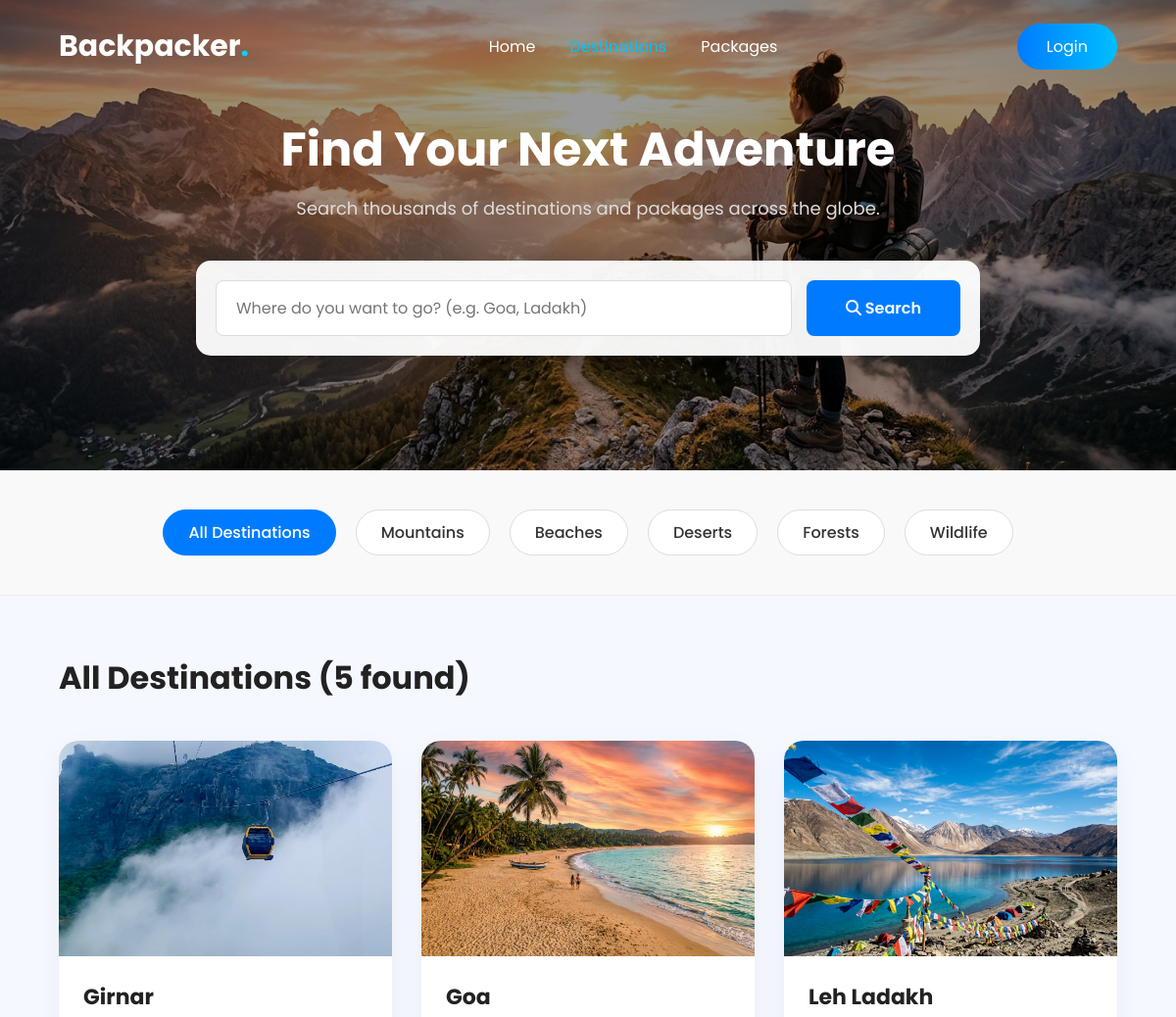
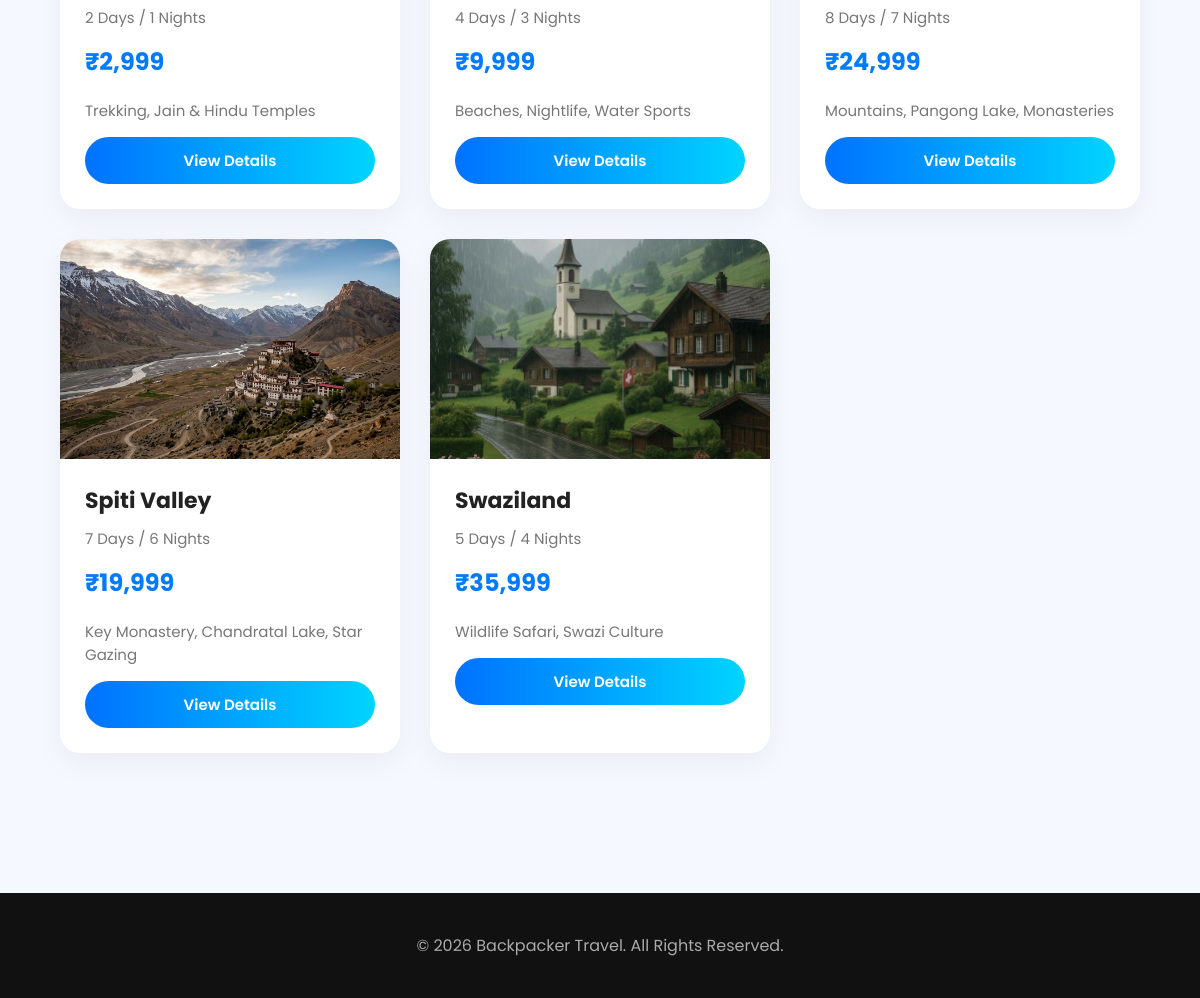
Screenshot of /search.php with the database file from the repository (2 pictures, top to bottom).
### tables this page shows
CREATE TABLE IF NOT EXISTS destinations (
    id INT AUTO_INCREMENT PRIMARY KEY,
    title VARCHAR(255) NOT NULL,
    duration VARCHAR(100),
    highlights VARCHAR(255),
    category VARCHAR(100) DEFAULT 'General',
    price DECIMAL(10,2) NOT NULL,
    image_url VARCHAR(255),
    location VARCHAR(255),
    description TEXT,
    overview TEXT,
    itinerary TEXT,
    inclusions TEXT,
    best_time VARCHAR(255),
    difficulty VARCHAR(100),
    hero_image VARCHAR(255)
);

### includes/functions.php (called while the page is built, shortened)
<?php
function clean($value): string
{
    return htmlspecialchars((string) $value, ENT_QUOTES, 'UTF-8');
}
function is_logged_in(): bool
{
    return !empty($_SESSION['user_id']);
}

### search.php (the view, shortened to what this page needs)
<?php
require_once __DIR__ . '/includes/functions.php';
require_once __DIR__ . '/includes/db.php';
$q = trim($_GET['q'] ?? '');
$category = trim($_GET['category'] ?? '');
if ($q !== '' || $category !== '') {
    $sql = 'SELECT * FROM destinations WHERE 1=1';
    $params = [];
    if ($q !== '') {
        $sql .= ' AND (title LIKE ? OR highlights LIKE ? OR category LIKE ?)';
        $params[] = '%' . $q . '%';
        $params[] = '%' . $q . '%';
        $params[] = '%' . $q . '%';
    }
    if ($category !== '') {
        $sql .= ' AND category = ?';
        $params[] = $category;
    }
    $sql .= ' ORDER BY title';
    $stmt = $pdo->prepare($sql);
    $stmt->execute($params);
} else {
    $stmt = $pdo->query('SELECT * FROM destinations ORDER BY title');
}
$destinations = $stmt->fetchAll();
?>
<!DOCTYPE html>
<html lang="en">
  <head>
    <link rel="stylesheet" href="Style.css" />
    <link rel="stylesheet" href="https://cdnjs.cloudflare.com/ajax/libs/font-awesome/6.5.2/css/all.min.css" />
  </head>
  <body>
    <header>
      <div class="container">
        <nav>
          <div class="logo">Backpacker<span>.</span></div>
          <ul class="nav-links">
            <li><a href="index.php">Home</a></li>
            <li><a href="search.php" style="color: #00c3ff;">Destinations</a></li>
            <li><a href="packages.php">Packages</a></li>
          </ul>
          <div>
            <?php if (is_logged_in()): ?>
              <a href="profile.php" class="login-btn">Profile</a>
            <?php else: ?>
              <a href="login.php" class="login-btn">Login</a>
            <?php endif; ?>
          </div>
        </nav>
      </div>
    </header>
    <section class="search-hero">
      <div class="container">
        <h1 style="color: white; font-size: 48px; margin-bottom: 10px;">Find Your Next Adventure</h1>
        <p style="color: #ddd; font-size: 18px;">Search thousands of destinations and packages across the globe.</p>
        <form class="search-box" action="search.php" method="get">
          <input type="text" class="search-input" name="q" value="<?= clean($q) ?>" placeholder="Where do you want to go? (e.g. Goa, Ladakh)">
          <button class="search-btn" type="submit"><i class="fa-solid fa-magnifying-glass"></i> Search</button>
        </form>
      </div>
    </section>
    <section class="filter-section">
      <div class="container">
        <div class="filter-tabs">
          <a href="search.php" class="filter-tab <?= $q === '' && $category === '' ? 'active' : '' ?>">All Destinations</a>
          <a href="search.php?category=Mountain" class="filter-tab <?= strtolower($category) === 'mountain' ? 'active' : '' ?>">Mountains</a>
          <a href="search.php?category=Beach" class="filter-tab <?= strtolower($category) === 'beach' ? 'active' : '' ?>">Beaches</a>
          <a href="search.php?category=Desert" class="filter-tab <?= strtolower($category) === 'desert' ? 'active' : '' ?>">Deserts</a>
          <a href="search.php?category=Forest" class="filter-tab <?= strtolower($category) === 'forest' ? 'active' : '' ?>">Forests</a>
          <a href="search.php?category=Wildlife" class="filter-tab <?= strtolower($category) === 'wildlife' ? 'active' : '' ?>">Wildlife</a>
        </div>
      </div>
    </section>
    <section class="container" style="padding: 60px 0;">
      <?php if ($q !== ''): ?>
        <h2 style="margin-bottom: 30px; font-size: 32px;">
          Search Results for "<em><?= clean($q) ?></em>" (<?= count($destinations) ?> found)
        </h2>
      <?php else: ?>
        <h2 style="margin-bottom: 30px; font-size: 32px;">All Destinations (<?= count($destinations) ?> found)</h2>
      <?php endif; ?>
      <?php if (empty($destinations)): ?>
        <div class="no-results">
          <i class="fa-solid fa-magnifying-glass" style="font-size:48px; color:#ddd; display:block; margin-bottom:20px;"></i>
          No destinations found for "<?= clean($q) ?>". <a href="search.php">View all</a>
        </div>
      <?php else: ?>
        <div class="destination-grid">
          <?php foreach ($destinations as $dest): ?>
            <?php
              $slug_map = [
                  'leh ladakh'          => ['file' => 'leh-ladakh.php',   'img' => 'ladakh.jpg'],
                  'spiti valley'        => ['file' => 'spiti-valley.php', 'img' => 'spiti.jpg'],
                  'goa'                 => ['file' => 'goa.php',           'img' => 'goa.jpg'],
                  'girnar'              => ['file' => 'girnare.php',       'img' => 'girnar.jpg'],
                  'swaziland'           => ['file' => 'swaziland.php',     'img' => 'swaziland.jpg'],
                  'mussoorie'           => ['file' => 'search.php',        'img' => 'Dehradun.jpg'],
                  'kanyakumari temple'  => ['file' => 'search.php',        'img' => 'photo-1513786704796-b35842f0dca6.jpg'],
              ];
              $key  = strtolower($dest['title']);
              $file = $slug_map[$key]['file'] ?? 'search.php';
              $img  = $dest['image_url'] ?: ($dest['hero_image'] ?: 'images/' . ($slug_map[$key]['img'] ?? 'hero.jpg'));
            ?>
            <div class="card">
              <img src="<?= clean($img) ?>" alt="<?= clean($dest['title']) ?>" />
              <div class="card-content">
                <h3><?= clean($dest['title']) ?></h3>
                <p><?= clean($dest['duration']) ?></p>
                <h4>&#8377;<?= number_format($dest['price']) ?></h4>
                <?php if (!empty($dest['highlights'])): ?>
                  <p><?= clean($dest['highlights']) ?></p>
                <?php endif; ?>
                <a href="<?= clean($file) ?>" class="btn">View Details</a>
              </div>
            </div>
          <?php endforeach; ?>
        </div>
      <?php endif; ?>
    </section>
    <footer>
      <div class="container">
        <p style="text-align:center;padding:40px 0;">&copy; 2026 Backpacker Travel. All Rights Reserved.</p>
      </div>
    </footer>
  </body>
</html>

### Style.css (style rules this page uses)
* { margin: 0; padding: 0; box-sizing: border-box; font-family: 'Poppins', sans-serif; }
html { scroll-behavior: smooth; }
body { background: #f5f8ff; color: #222; overflow-x: hidden; }
img { max-width: 100%; display: block; }
a { text-decoration: none; }
ul { list-style: none; }
.container { width: 90%; max-width: 1300px; margin: auto; }
header { position: absolute; width: 100%; top: 0; left: 0; z-index: 999; }
nav { display: flex; justify-content: space-between; align-items: center; padding: 25px 0; }
.logo { color: #fff; font-size: 30px; font-weight: 700; }
.logo span { color: #00d4ff; }
.nav-links { display: flex; gap: 35px; }
.nav-links a { color: #fff; font-size: 16px; transition: 0.3s; }
.login-btn { padding: 12px 30px; border-radius: 50px; color: white; background: linear-gradient(90deg, #007bff, #00bfff); transition: 0.4s; }
.btn { display: inline-block; padding: 16px 40px; border-radius: 50px; color: white; background: linear-gradient(90deg, #0072ff, #00d4ff); transition: 0.4s; margin-right: 15px; font-weight: 600; }
.destination-grid { display: grid; grid-template-columns: repeat(auto-fit, minmax(300px, 1fr)); gap: 30px; margin-top: 40px; }
.card { background: #fff; border-radius: 20px; overflow: hidden; box-shadow: 0 10px 30px rgba(0,0,0,0.05); transition: all 0.4s ease; cursor: pointer; }
.card img { width: 100%; height: 220px; object-fit: cover; transition: transform 0.5s ease; }
.card-content { padding: 25px; }
.card-content h3 { font-size: 22px; font-weight: 700; color: #222; margin-bottom: 10px; }
.card-content p { color: #777; font-size: 15px; margin-bottom: 15px; }
.card-content h4 { font-size: 24px; color: #007bff; margin-bottom: 20px; }
.card-content .btn { width: 100%; text-align: center; padding: 12px; font-size: 15px; margin-right: 0; }
footer { background: #111; color: #fff; margin-top: 80px; }
footer p { color: #aaa; }

### search.php (style rules this page uses)
.search-hero { background: url('images/hero.jpg') center/cover; min-height: 60vh; display: flex; align-items: center; justify-content: center; text-align: center; position: relative; }
.search-hero::before { content: ""; position: absolute; inset: 0; background: rgba(0,0,0,0.4); }
.search-hero .container { position: relative; z-index: 2; width: 100%; }
.search-box { background: rgba(255, 255, 255, 0.95); padding: 20px; border-radius: 15px; display: flex; gap: 15px; max-width: 800px; margin: 40px auto 0; box-shadow: 0 15px 35px rgba(0,0,0,0.2); }
.search-input { flex: 1; padding: 15px 20px; border: 1px solid #ddd; border-radius: 8px; font-size: 16px; outline: none; font-family: 'Poppins', sans-serif; }
.search-btn { padding: 15px 40px; background: #007bff; color: white; border: none; border-radius: 8px; font-size: 16px; font-weight: 600; cursor: pointer; transition: 0.3s; }
.filter-section { padding: 40px 0; background: #f9f9f9; border-bottom: 1px solid #eee; }
.filter-tabs { display: flex; justify-content: center; gap: 20px; flex-wrap: wrap; }
.filter-tab { padding: 10px 25px; background: white; border: 1px solid #ddd; border-radius: 50px; cursor: pointer; font-weight: 500; transition: 0.3s; text-decoration: none; color: #333; }
.filter-tab:hover, .filter-tab.active { background: #007bff; color: white; border-color: #007bff; }

### rows the page displays
destinations: image_url (picture), title "Girnar", duration "2 Days / 1 Nights", price "2,999", highlights "Trekking, Jain & Hindu Temples"
destinations: image_url (picture), title "Goa", duration "4 Days / 3 Nights", price "9,999", highlights "Beaches, Nightlife, Water Sports"
destinations: image_url (picture), title "Leh Ladakh", duration "8 Days / 7 Nights", price "24,999", highlights "Mountains, Pangong Lake, Monasteries"
destinations: image_url (picture), title "Spiti Valley", duration "7 Days / 6 Nights", price "19,999", highlights "Key Monastery, Chandratal Lake, Star Gazing"
destinations: image_url (picture), title "Swaziland", duration "5 Days / 4 Nights", price "35,999", highlights "Wildlife Safari, Swazi Culture"

### other values shown
count($destinations) "5"
